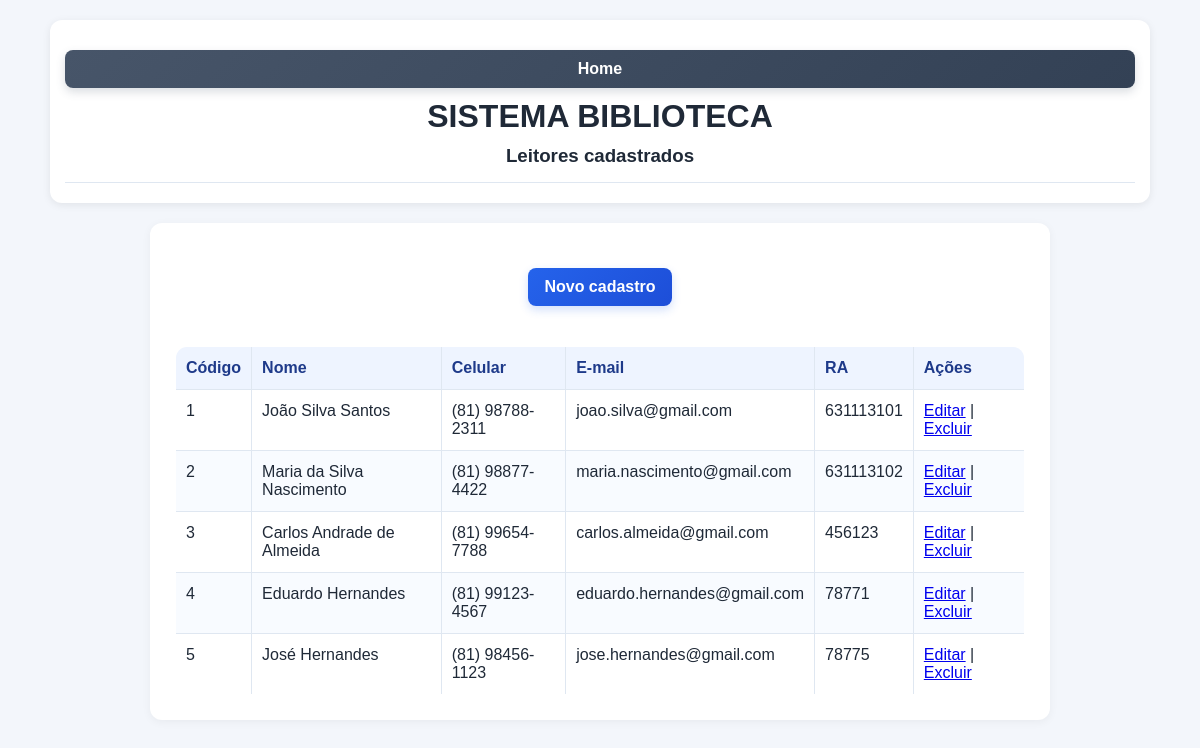
Page /readers/listar.php (signed in) on the committed database.
### tables this page shows
CREATE TABLE `leitores` (
    `CodLeitor` int(11) NOT NULL,
    `Nome` varchar(255) DEFAULT NULL,
    `DtNasc` date DEFAULT NULL,
    `Celular` varchar(255) DEFAULT NULL,
    `Email` varchar(255) DEFAULT NULL,
    `RA` int(11) DEFAULT NULL,
    `Endereco` varchar(255) DEFAULT NULL,
    `NumEnd` varchar(255) DEFAULT NULL,
    `Bairro` varchar(255) DEFAULT NULL,
    `CidadeUF` varchar(255) DEFAULT NULL
  );

### readers/listar.php (the view, shortened to what this page needs)
<?php
include "../db.php";
$sql = "SELECT * FROM leitores ORDER BY CodLeitor ASC";
$result = $conn->query($sql);
?>
<!DOCTYPE html>
<html lang="pt-BR">
<head>
    <link rel="stylesheet" href="../style.css">
</head>
<body>
    <header>
        <a href="../index.html" class="button secondary" title="Voltar ao início">Home</a>
        <h1 class="text-center">SISTEMA BIBLIOTECA</h1>
        <h3 class="text-center">Leitores cadastrados</h3>
        <hr>
    </header>
    <main class="container">
        <p><a href="form.php" class="button">Novo cadastro</a></p>
        <?php if ($result && $result->num_rows > 0): ?>
            <table border="1" cellpadding="8" cellspacing="0">
                <thead>
                    <tr>
                        <th>Código</th>
                        <th>Nome</th>
                        <th>Celular</th>
                        <th>E-mail</th>
                        <th>RA</th>
                        <th>Ações</th>
                    </tr>
                </thead>
                <tbody>
                    <?php while ($leitor = $result->fetch_assoc()): ?>
                        <tr>
                            <td><?php echo htmlspecialchars($leitor['CodLeitor']); ?></td>
                            <td><?php echo htmlspecialchars($leitor['Nome']); ?></td>
                            <td><?php echo htmlspecialchars($leitor['Celular']); ?></td>
                            <td><?php echo htmlspecialchars($leitor['Email']); ?></td>
                            <td><?php echo htmlspecialchars($leitor['RA']); ?></td>
                            <td>
                                <a href="editar.php?codleitor=<?php echo urlencode($leitor['CodLeitor']); ?>">Editar</a> |
                                <a href="excluir.php?codleitor=<?php echo urlencode($leitor['CodLeitor']); ?>" onclick="return confirm('Deseja realmente excluir este leitor?');">Excluir</a>
                            </td>
                        </tr>
                    <?php endwhile; ?>
                </tbody>
            </table>
        <?php else: ?>
            <p>Nenhum leitor encontrado.</p>
        <?php endif; ?>
    </main>
</body>
</html>

### style.css (style rules this page uses)
* { box-sizing: border-box; }
body { font-family: Arial, sans-serif; background: #f3f6fb; color: #1f2937; margin: 0; padding: 20px; }
header { background: #ffffff; border-radius: 12px; padding: 20px 15px; margin: 0 auto 20px; max-width: 1100px; box-shadow: 0 2px 8px rgba(0, 0, 0, 0.08); }
h1, h2, h3 { color: #1f2937; margin: 10px 0; }
hr { border: 0; border-top: 1px solid #dfe7f1; margin: 15px 0 0; }
main { max-width: 1100px; margin: 0 auto; }
.container { display: flex; flex-direction: column; align-items: center; margin: 20px auto; max-width: 900px; background: #fff; border-radius: 12px; box-shadow: 0 2px 10px rgba(0, 0, 0, 0.05); padding: 25px; }
button, .button { display: inline-block; padding: 10px 16px; border: none; border-radius: 8px; background: linear-gradient(135deg, #2563eb, #1d4ed8); color: #fff; text-decoration: none; font-weight: 600; cursor: pointer; transition: transform 0.2s ease, box-shadow 0.2s ease, opacity 0.2s ease; box-shadow: 0 4px 10px rgba(37, 99, 235, 0.2); }
.button { display: block; margin: 10px 0; text-align: center; }
.button.secondary { background: linear-gradient(135deg, #475569, #334155); box-shadow: 0 4px 10px rgba(71, 85, 105, 0.2); }
.text-center { text-align: center; }
table { width: 100%; border-collapse: collapse; margin-top: 20px; background: #fff; border-radius: 12px; overflow: hidden; }
th, td { border: 1px solid #dfe7f1; padding: 12px 10px; text-align: left; vertical-align: top; }
th { background: #eef4ff; color: #1e3a8a; }
tr:nth-child(even) { background: #f8fbff; }
p { margin: 10px 0; }

### rows in the picture
leitores: CodLeitor "1", Nome "João Silva Santos", Celular "(81) 98788-2311", Email "joao.silva@gmail.com", RA "631113101"
leitores: CodLeitor "2", Nome "Maria da Silva Nascimento", Celular "(81) 98877-4422", Email "maria.nascimento@gmail.com", RA "631113102"
leitores: CodLeitor "3", Nome "Carlos Andrade de Almeida", Celular "(81) 99654-7788", Email "carlos.almeida@gmail.com", RA "456123"
leitores: CodLeitor "4", Nome "Eduardo Hernandes", Celular "(81) 99123-4567", Email "eduardo.hernandes@gmail.com", RA "78771"
leitores: CodLeitor "5", Nome "José Hernandes", Celular "(81) 98456-1123", Email "jose.hernandes@gmail.com", RA "78775"
